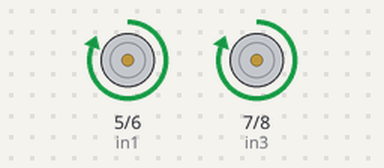
Bench run of a sketch on a simulated Arduino Uno, built with avr-gcc and run on an emulated ATmega328P. Shown: motor-driver pin pairs drawn as motors (green arrow = first pin HIGH = forward, orange = second pin HIGH = backward, longer = more drive, scaled by the enable pin).

Above: at 1.0 s.
At 4.5 s:
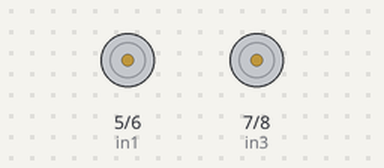
At 19.2 s:
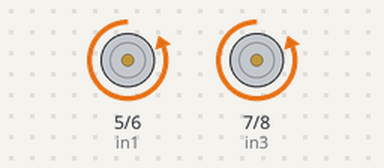
Timing chart, 0 to 21.1 s (numbered marks = the images above):
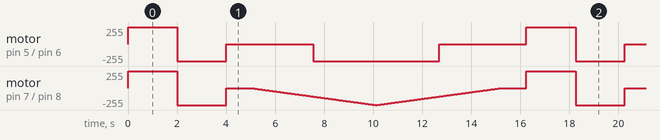

The sketch:

prototype1.ino
```cpp
/*  Arduino DC Motor Control - PWM | H-Bridge | L298N
         Example 02 - Arduino Robot Car Control
    by Dejan Nedelkovski, www.HowToMechatronics.com
*/
//#define enA 7 //D4
//#define in1 8 //D5
//#define in2 9 //D6
//#define in3 10 //D7
//#define in4 11 //D8
//#define enB 12 //D9


#define enA 4 //D4
#define in1 5 //D5
#define in2 6 //D6
#define in3 7 //D7
#define in4 8 //D8
#define enB 9 //D9

int motorSpeedA = 0;
int motorSpeedB = 0;

void setup() {
  // Set all the motor control pins to outputs
  pinMode(enA, OUTPUT);
  pinMode(enB, OUTPUT);
  pinMode(in1, OUTPUT);
  pinMode(in2, OUTPUT);
  pinMode(in3, OUTPUT);
  pinMode(in4, OUTPUT);

  // Turn off motors - Initial state
  digitalWrite(in1, LOW);
  digitalWrite(in2, LOW);
  digitalWrite(in3, LOW);
  digitalWrite(in4, LOW);
}

void loop() {
  directionControl();
  delay(1000);
  speedControl();
  delay(1000);
}

// This function lets you control spinning direction of motors
void directionControl() {
  // Set motors to maximum speed
  // For PWM maximum possible values are 0 to 255
  analogWrite(enA, 255);
  analogWrite(enB, 255);

  // Turn on motor A & B
  digitalWrite(in1, HIGH);
  digitalWrite(in2, LOW);
  digitalWrite(in3, HIGH);
  digitalWrite(in4, LOW);
  delay(2000);

  // Now change motor directions
  digitalWrite(in1, LOW);
  digitalWrite(in2, HIGH);
  digitalWrite(in3, LOW);
  digitalWrite(in4, HIGH);
  delay(2000);

  // Turn off motors
  digitalWrite(in1, LOW);
  digitalWrite(in2, LOW);
  digitalWrite(in3, LOW);
  digitalWrite(in4, LOW);
}

// This function lets you control speed of the motors
void speedControl() {
  // Turn on motors
  digitalWrite(in1, LOW);
  digitalWrite(in2, HIGH);
  digitalWrite(in3, LOW);
  digitalWrite(in4, HIGH);

  // Accelerate from zero to maximum speed
  for (int i = 0; i < 256; i++) {
    analogWrite(enA, i);
    analogWrite(enB, i);
    delay(20);
  }

  // Decelerate from maximum speed to zero
  for (int i = 255; i >= 0; --i) {
    analogWrite(enA, i);
    analogWrite(enB, i);
    delay(20);
  }

  // Now turn off motors
  digitalWrite(in1, LOW);
  digitalWrite(in2, LOW);
  digitalWrite(in3, LOW);
  digitalWrite(in4, LOW);
}
```

Measured:
- by itself, motor on pin 5 (in1) / pin 6 (in2): repeats every 16.3 s: backward 255/255 2.0 s, stopped 3.6 s, backward 255/255 5.1 s, stopped 3.6 s, forward 255/255 2.0 s
